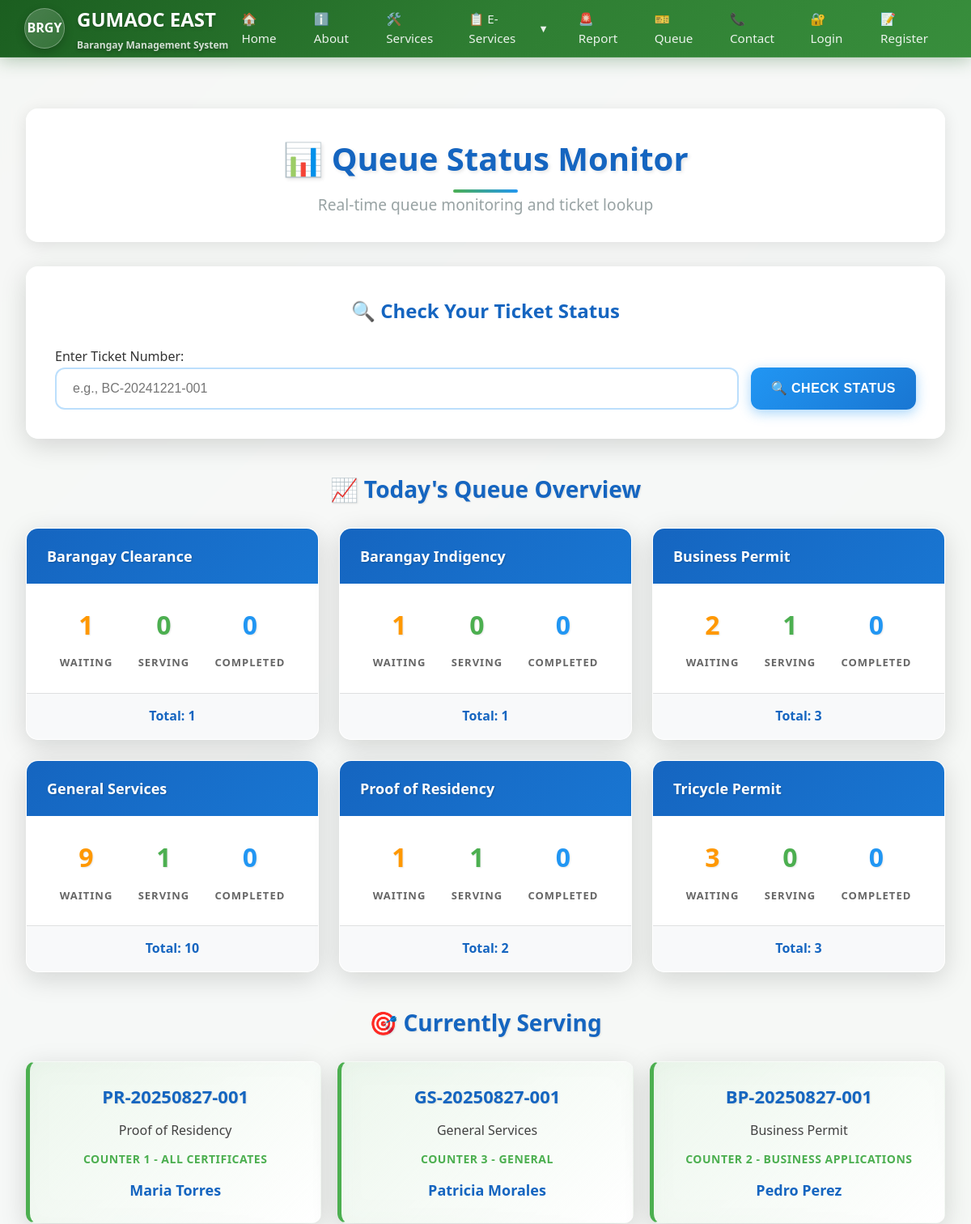
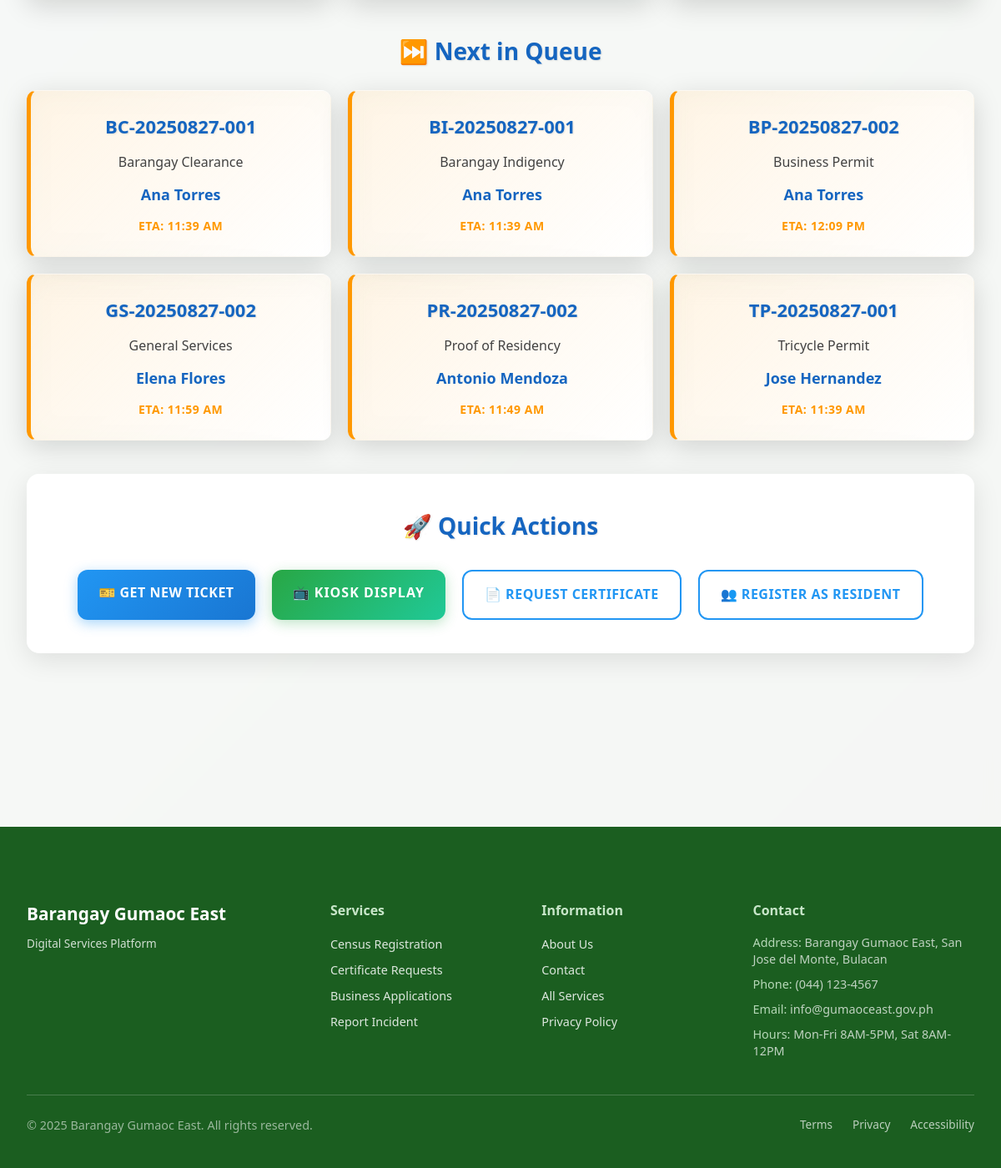
Screenshot of /pages/queue-status.php with the database file from the repository (2 pictures, top to bottom).
### tables this page shows
CREATE TABLE `queue_counters` (
  `id` int(11) NOT NULL,
  `counter_number` varchar(10) NOT NULL,
  `counter_name` varchar(50) NOT NULL,
  `service_id` int(11) DEFAULT NULL,
  `operator_name` varchar(100) DEFAULT NULL,
  `is_active` tinyint(1) DEFAULT 1,
  `current_ticket_id` int(11) DEFAULT NULL,
  `last_called_at` timestamp NULL DEFAULT NULL,
  `created_at` timestamp NOT NULL DEFAULT current_timestamp(),
  `updated_at` timestamp NOT NULL DEFAULT current_timestamp() ON UPDATE current_timestamp()
);

CREATE TABLE `queue_tickets` (
  `id` int(11) NOT NULL,
  `ticket_number` varchar(20) NOT NULL,
  `service_id` int(11) NOT NULL,
  `customer_name` varchar(100) NOT NULL,
  `mobile_number` varchar(20) DEFAULT NULL,
  `user_id` int(11) DEFAULT NULL,
  `purpose` text DEFAULT NULL,
  `priority_level` enum('normal','priority','urgent') DEFAULT 'normal',
  `status` enum('waiting','serving','completed','cancelled','no_show') DEFAULT 'waiting',
  `queue_position` int(11) DEFAULT NULL,
  `estimated_time` datetime DEFAULT NULL,
  `called_at` timestamp NULL DEFAULT NULL,
  `served_at` timestamp NULL DEFAULT NULL,
  `completed_at` timestamp NULL DEFAULT NULL,
  `served_by` varchar(100) DEFAULT NULL,
  `notes` text DEFAULT NULL,
  `created_at` timestamp NOT NULL DEFAULT current_timestamp(),
  `updated_at` timestamp NOT NULL DEFAULT current_timestamp() ON UPDATE current_timestamp()
);

CREATE TABLE `queue_services` (
  `id` int(11) NOT NULL,
  `service_name` varchar(100) NOT NULL,
  `service_code` varchar(10) NOT NULL,
  `description` text DEFAULT NULL,
  `estimated_time` int(11) DEFAULT 15 COMMENT 'Estimated time in minutes',
  `max_daily_capacity` int(11) DEFAULT 50,
  `is_active` tinyint(1) DEFAULT 1,
  `created_at` timestamp NOT NULL DEFAULT current_timestamp(),
  `updated_at` timestamp NOT NULL DEFAULT current_timestamp() ON UPDATE current_timestamp()
);

### pages/queue-status.php (the view, shortened to what this page needs)
<?php
include '../includes/db_connect.php';
try {
    $today_stats = $pdo->query("
        SELECT
            qs.service_name,
            COUNT(qt.id) as total_tickets,
            SUM(CASE WHEN qt.status = 'waiting' THEN 1 ELSE 0 END) as waiting,
            SUM(CASE WHEN qt.status = 'serving' THEN 1 ELSE 0 END) as serving,
            SUM(CASE WHEN qt.status = 'completed' THEN 1 ELSE 0 END) as completed
        FROM queue_services qs
        LEFT JOIN queue_tickets qt ON qs.id = qt.service_id AND DATE(qt.created_at) = CURDATE()
        WHERE qs.is_active = 1
        GROUP BY qs.id, qs.service_name
        ORDER BY qs.service_name
    ")->fetchAll();
    $serving_tickets = $pdo->query("
        SELECT
            qt.ticket_number,
            qt.customer_name,
            qs.service_name,
            qc.counter_name,
            qt.served_at
        FROM queue_tickets qt
        JOIN queue_services qs ON qt.service_id = qs.id
        LEFT JOIN queue_counters qc ON qc.current_ticket_id = qt.id
        WHERE qt.status = 'serving'
        AND DATE(qt.created_at) = CURDATE()
        ORDER BY qt.served_at DESC
    ")->fetchAll();
    $next_tickets = $pdo->query("
        SELECT
            qt.ticket_number,
            qt.customer_name,
            qs.service_name,
            qt.queue_position,
            qt.estimated_time
        FROM queue_tickets qt
        JOIN queue_services qs ON qt.service_id = qs.id
        WHERE qt.status = 'waiting'
        AND DATE(qt.created_at) = CURDATE()
        AND qt.queue_position = (
            SELECT MIN(qt2.queue_position)
            FROM queue_tickets qt2
            WHERE qt2.service_id = qt.service_id
            AND qt2.status = 'waiting'
            AND DATE(qt2.created_at) = CURDATE()
        )
        ORDER BY qs.service_name
    ")->fetchAll();
} catch (Exception $e) {
    error_log("Queue status error: " . $e->getMessage());
    $today_stats = [];
    $serving_tickets = [];
    $next_tickets = [];
}
include '../includes/header.php';
?>
<div class="container">
    <div class="section">
        <div class="section-header">
            <h2>📊 Queue Status Monitor</h2>
            <p class="section-subtitle">Real-time queue monitoring and ticket lookup</p>
        </div>
        <div class="lookup-section">
            <div class="lookup-card">
                <h3>🔍 Check Your Ticket Status</h3>
                <form method="POST" class="lookup-form">
                    <div class="form-group">
                        <label for="ticket_number">Enter Ticket Number:</label>
                        <div class="input-group">
                            <input type="text"
                                   id="ticket_number"
                                   name="ticket_number"
                                   placeholder="e.g., BC-20241221-001"
                                   value="<?php echo isset($_POST['ticket_number']) ? htmlspecialchars($_POST['ticket_number']) : ''; ?>"
                                   required>
                            <button type="submit" class="btn btn-primary">🔍 Check Status</button>
                        </div>
                    </div>
                </form>
            </div>
        </div>
        <div class="status-overview">
            <h3>📈 Today's Queue Overview</h3>
            <div class="stats-grid">
                <?php foreach ($today_stats as $stat): ?>
                <div class="stat-card">
                    <div class="stat-header">
                        <h4><?php echo htmlspecialchars($stat['service_name']); ?></h4>
                    </div>
                    <div class="stat-body">
                        <div class="stat-item">
                            <span class="stat-number waiting"><?php echo $stat['waiting']; ?></span>
                            <span class="stat-label">Waiting</span>
                        </div>
                        <div class="stat-item">
                            <span class="stat-number serving"><?php echo $stat['serving']; ?></span>
                            <span class="stat-label">Serving</span>
                        </div>
                        <div class="stat-item">
                            <span class="stat-number completed"><?php echo $stat['completed']; ?></span>
                            <span class="stat-label">Completed</span>
                        </div>
                    </div>
                    <div class="stat-footer">
                        <span class="total-tickets">Total: <?php echo $stat['total_tickets']; ?></span>
                    </div>
                </div>
                <?php endforeach; ?>
            </div>
        </div>
        <?php if (count($serving_tickets) > 0): ?>
        <div class="serving-section">
            <h3>🎯 Currently Serving</h3>
            <div class="serving-grid">
                <?php foreach ($serving_tickets as $ticket): ?>
                <div class="serving-card">
                    <div class="serving-ticket"><?php echo htmlspecialchars($ticket['ticket_number']); ?></div>
                    <div class="serving-service"><?php echo htmlspecialchars($ticket['service_name']); ?></div>
                    <div class="serving-counter"><?php echo htmlspecialchars($ticket['counter_name'] ?? 'Counter'); ?></div>
                    <div class="serving-customer"><?php echo htmlspecialchars($ticket['customer_name']); ?></div>
                </div>
                <?php endforeach; ?>
            </div>
        </div>
        <?php endif; ?>
        <?php if (count($next_tickets) > 0): ?>
        <div class="next-section">
            <h3>⏭️ Next in Queue</h3>
            <div class="next-grid">
                <?php foreach ($next_tickets as $ticket): ?>
                <div class="next-card">
                    <div class="next-ticket"><?php echo htmlspecialchars($ticket['ticket_number']); ?></div>
                    <div class="next-service"><?php echo htmlspecialchars($ticket['service_name']); ?></div>
                    <div class="next-customer"><?php echo htmlspecialchars($ticket['customer_name']); ?></div>
                    <?php if ($ticket['estimated_time']): ?>
                    <div class="next-eta">ETA: <?php echo date('g:i A', strtotime($ticket['estimated_time'])); ?></div>
                    <?php endif; ?>
                </div>
                <?php endforeach; ?>
            </div>
        </div>
        <?php endif; ?>
        <div class="quick-actions">
            <h3>🚀 Quick Actions</h3>
            <div class="action-buttons">
                <a href="queue-ticket.php" class="btn btn-primary">🎫 Get New Ticket</a>
                <a href="queue-kiosk.php" class="btn btn-success">📺 Kiosk Display</a>
                <a href="certificate-request.php" class="btn btn-outline">📄 Request Certificate</a>
                <a href="resident-registration.php" class="btn btn-outline">👥 Register as Resident</a>
            </div>
        </div>
    </div>
</div>
<?php include '../includes/footer.php'; ?>

### css/styles.css (style rules this page uses)
body { font-family: 'Roboto', sans-serif; margin: 0; padding: 0; background-color: #f4f7f9; color: #333; line-height: 1.6; }
.container { max-width: 1400px; margin: 0 auto; padding: 2rem; }
.section { margin-bottom: 6rem; padding: 2rem 0; }
.section-header { text-align: center; margin-bottom: 4rem; }
.section-header h2 { font-size: 2.8rem; font-weight: 700; color: #2c3e50; margin-bottom: 1rem; position: relative; }
.section-header h2::after { content: ''; position: absolute; bottom: -10px; left: 50%; transform: translateX(-50%); width: 80px; height: 4px; background: linear-gradient(45deg, #4CAF50, #2196F3); border-radius: 2px; }
.section-header p { font-size: 1.2rem; color: #7f8c8d; max-width: 600px; margin: 0 auto; }
.quick-actions { background: linear-gradient(135deg, #1b5e20 0%, #2e7d32 100%); padding: 3rem; border-radius: 20px; text-align: center; box-shadow: 0 8px 32px rgba(46, 125, 50, 0.3); margin-top: 2rem; }
.btn { display: inline-block; padding: 1rem 2rem; border-radius: 50px; text-decoration: none; font-weight: 600; font-size: 1rem; transition: all 0.3s ease; cursor: pointer; border: none; text-align: center; }
.btn-primary { background: linear-gradient(135deg, #4CAF50 0%, #2196F3 100%); color: white; box-shadow: 0 4px 15px rgba(76, 175, 80, 0.3); }
.btn-outline { background: transparent; color: white; border: 2px solid rgba(255, 255, 255, 0.3); backdrop-filter: blur(10px); }

### includes/header.php (style rules this page uses)
* { margin: 0; padding: 0; box-sizing: border-box; }
body { font-family: 'Segoe UI', Tahoma, Geneva, Verdana, sans-serif; background: url('assets/images/background.jpg') center/cover no-repeat; background-attachment: fixed; background-color: #2d5a27; min-height: 100vh; position: relative; }
body::before { content: ''; position: fixed; top: 0; left: 0; width: 100%; height: 100%; background: linear-gradient(135deg, rgba(45, 90, 39, 0.7) 0%, rgba(74, 124, 89, 0.6) 25%, rgba(53, 122, 60, 0.65) 50%, rgba(45, 90, 39, 0.7) 75%, rgba(30, 58, 26, 0.8) 100%); z-index: 1; }

### rows the page displays
queue_counters: current_ticket.ticket_number "PR-20250827-001", queue_services.service_name "Proof of Residency", counter_name "COUNTER 1 - ALL CERTIFICATES", current_ticket.customer_name "Maria Torres"
queue_counters: current_ticket.ticket_number "GS-20250827-001", service.service_name "General Services", counter_name "COUNTER 3 - GENERAL", current_ticket.customer_name "Patricia Morales"
queue_counters: current_ticket.ticket_number "BP-20250827-001", service.service_name "Business Permit", counter_name "COUNTER 2 - BUSINESS APPLICATIONS", current_ticket.customer_name "Pedro Perez"

### other values shown
$stat['service_name'] "Barangay Clearance"
$stat['waiting'] "1"
$stat['serving'] "0"
$stat['completed'] "0"
$stat['total_tickets'] "1"
$stat['service_name'] "Barangay Indigency"
$stat['service_name'] "Business Permit"
$stat['waiting'] "2"
$stat['serving'] "1"
$stat['total_tickets'] "3"
$stat['service_name'] "General Services"
$stat['waiting'] "9"
$stat['total_tickets'] "10"
$stat['service_name'] "Proof of Residency"
$stat['total_tickets'] "2"
